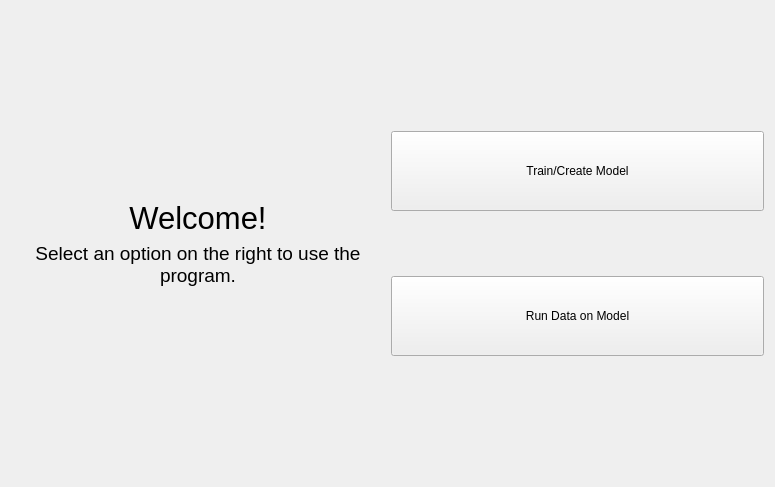
<?xml version="1.0" encoding="UTF-8"?>
<ui version="4.0">
 <class>Form</class>
 <widget class="QWidget" name="Form">
  <property name="geometry">
   <rect>
    <x>0</x>
    <y>0</y>
    <width>775</width>
    <height>487</height>
   </rect>
  </property>
  <property name="windowTitle">
   <string>Form</string>
  </property>
  <layout class="QHBoxLayout" name="horizontalLayout_2">
   <item>
    <layout class="QHBoxLayout" name="horizontalLayout">
     <item>
      <layout class="QVBoxLayout" name="verticalLayout_5">
       <item>
        <spacer name="verticalSpacer_2">
         <property name="orientation">
          <enum>Qt::Vertical</enum>
         </property>
         <property name="sizeHint" stdset="0">
          <size>
           <width>20</width>
           <height>40</height>
          </size>
         </property>
        </spacer>
       </item>
       <item>
        <widget class="QLabel" name="label">
         <property name="font">
          <font>
           <pointsize>23</pointsize>
          </font>
         </property>
         <property name="text">
          <string>Welcome!</string>
         </property>
         <property name="textFormat">
          <enum>Qt::RichText</enum>
         </property>
         <property name="alignment">
          <set>Qt::AlignCenter</set>
         </property>
         <property name="wordWrap">
          <bool>true</bool>
         </property>
        </widget>
       </item>
       <item>
        <widget class="QLabel" name="label_2">
         <property name="font">
          <font>
           <pointsize>14</pointsize>
          </font>
         </property>
         <property name="text">
          <string>Select an option on the right to use the program.</string>
         </property>
         <property name="textFormat">
          <enum>Qt::RichText</enum>
         </property>
         <property name="alignment">
          <set>Qt::AlignCenter</set>
         </property>
         <property name="wordWrap">
          <bool>true</bool>
         </property>
        </widget>
       </item>
       <item>
        <spacer name="verticalSpacer">
         <property name="orientation">
          <enum>Qt::Vertical</enum>
         </property>
         <property name="sizeHint" stdset="0">
          <size>
           <width>20</width>
           <height>40</height>
          </size>
         </property>
        </spacer>
       </item>
      </layout>
     </item>
     <item>
      <layout class="QVBoxLayout" name="verticalLayout_2" stretch="2,1,1,1,2">
       <item>
        <spacer name="verticalSpacer_4">
         <property name="orientation">
          <enum>Qt::Vertical</enum>
         </property>
         <property name="sizeHint" stdset="0">
          <size>
           <width>20</width>
           <height>40</height>
          </size>
         </property>
        </spacer>
       </item>
       <item>
        <widget class="QPushButton" name="train_button">
         <property name="minimumSize">
          <size>
           <width>0</width>
           <height>80</height>
          </size>
         </property>
         <property name="text">
          <string>Train/Create Model</string>
         </property>
        </widget>
       </item>
       <item>
        <spacer name="verticalSpacer_5">
         <property name="orientation">
          <enum>Qt::Vertical</enum>
         </property>
         <property name="sizeHint" stdset="0">
          <size>
           <width>20</width>
           <height>40</height>
          </size>
         </property>
        </spacer>
       </item>
       <item>
        <widget class="QPushButton" name="run_button">
         <property name="minimumSize">
          <size>
           <width>0</width>
           <height>80</height>
          </size>
         </property>
         <property name="text">
          <string>Run Data on Model</string>
         </property>
        </widget>
       </item>
       <item>
        <spacer name="verticalSpacer_3">
         <property name="orientation">
          <enum>Qt::Vertical</enum>
         </property>
         <property name="sizeHint" stdset="0">
          <size>
           <width>20</width>
           <height>40</height>
          </size>
         </property>
        </spacer>
       </item>
      </layout>
     </item>
    </layout>
   </item>
  </layout>
 </widget>
 <resources/>
 <connections/>
</ui>
